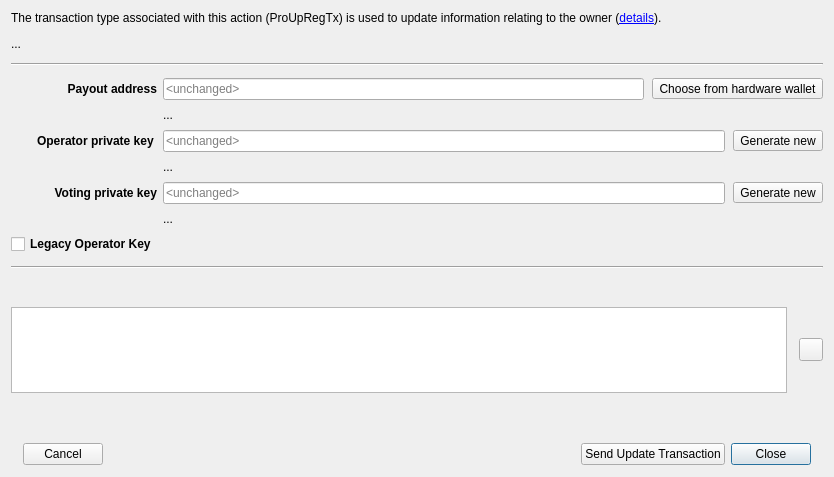
<?xml version="1.0" encoding="UTF-8"?>
<ui version="4.0">
 <class>UpdMnRegistrarDlg</class>
 <widget class="QDialog" name="UpdMnRegistrarDlg">
  <property name="geometry">
   <rect>
    <x>0</x>
    <y>0</y>
    <width>834</width>
    <height>477</height>
   </rect>
  </property>
  <property name="sizePolicy">
   <sizepolicy hsizetype="Preferred" vsizetype="Maximum">
    <horstretch>0</horstretch>
    <verstretch>0</verstretch>
   </sizepolicy>
  </property>
  <property name="windowTitle">
   <string>Update Masternode registrar</string>
  </property>
  <layout class="QVBoxLayout" name="verticalLayout">
   <property name="spacing">
    <number>12</number>
   </property>
   <property name="sizeConstraint">
    <enum>QLayout::SetMinimumSize</enum>
   </property>
   <property name="bottomMargin">
    <number>0</number>
   </property>
   <item>
    <widget class="QLabel" name="lblDescription">
     <property name="text">
      <string>The transaction type associated with this action (ProUpRegTx) is used to update information relating to the owner (&lt;a href=&quot;https://docs.dash.org/en/stable/masternodes/maintenance.html#proupregtx&quot;&gt;details&lt;/a&gt;).</string>
     </property>
     <property name="wordWrap">
      <bool>true</bool>
     </property>
     <property name="openExternalLinks">
      <bool>true</bool>
     </property>
    </widget>
   </item>
   <item>
    <widget class="QLabel" name="lblGeneralErrorMsg">
     <property name="text">
      <string>...</string>
     </property>
     <property name="wordWrap">
      <bool>true</bool>
     </property>
    </widget>
   </item>
   <item>
    <widget class="Line" name="line_2">
     <property name="orientation">
      <enum>Qt::Horizontal</enum>
     </property>
    </widget>
   </item>
   <item>
    <widget class="QStackedWidget" name="stackedWidget">
     <property name="sizePolicy">
      <sizepolicy hsizetype="Preferred" vsizetype="Maximum">
       <horstretch>0</horstretch>
       <verstretch>0</verstretch>
      </sizepolicy>
     </property>
     <property name="currentIndex">
      <number>0</number>
     </property>
     <widget class="QWidget" name="page0">
      <property name="sizePolicy">
       <sizepolicy hsizetype="Preferred" vsizetype="Minimum">
        <horstretch>0</horstretch>
        <verstretch>0</verstretch>
       </sizepolicy>
      </property>
      <layout class="QGridLayout" name="gridLayout" rowstretch="0,0,0,0,0,0,0,0">
       <property name="sizeConstraint">
        <enum>QLayout::SetMinimumSize</enum>
       </property>
       <property name="leftMargin">
        <number>0</number>
       </property>
       <property name="topMargin">
        <number>0</number>
       </property>
       <property name="rightMargin">
        <number>0</number>
       </property>
       <property name="bottomMargin">
        <number>0</number>
       </property>
       <property name="verticalSpacing">
        <number>8</number>
       </property>
       <item row="1" column="0">
        <widget class="QLabel" name="lblPayoutAddress">
         <property name="font">
          <font>
           <weight>75</weight>
           <bold>true</bold>
          </font>
         </property>
         <property name="text">
          <string>Payout address</string>
         </property>
         <property name="alignment">
          <set>Qt::AlignRight|Qt::AlignTrailing|Qt::AlignVCenter</set>
         </property>
        </widget>
       </item>
       <item row="1" column="1">
        <layout class="QHBoxLayout" name="layPayoutAddress">
         <property name="spacing">
          <number>8</number>
         </property>
         <item>
          <widget class="QLineEdit" name="edtPayoutAddress">
           <property name="placeholderText">
            <string>&lt;unchanged&gt;</string>
           </property>
           <property name="clearButtonEnabled">
            <bool>true</bool>
           </property>
          </widget>
         </item>
         <item>
          <widget class="QToolButton" name="btnChooseAddressFromWallet">
           <property name="toolTip">
            <string>Choose a Firo address for masternode rewards from your hardware wallet</string>
           </property>
           <property name="text">
            <string>Choose from hardware wallet</string>
           </property>
          </widget>
         </item>
        </layout>
       </item>
       <item row="3" column="0">
        <widget class="QLabel" name="lblOperatorKey">
         <property name="text">
          <string>&lt;b&gt;Operator private key&lt;/b&gt; </string>
         </property>
         <property name="alignment">
          <set>Qt::AlignRight|Qt::AlignTrailing|Qt::AlignVCenter</set>
         </property>
        </widget>
       </item>
       <item row="7" column="0">
        <widget class="QCheckBox" name="chbLegacyOperatorKey">
         <property name="font">
          <font>
           <weight>75</weight>
           <bold>true</bold>
          </font>
         </property>
         <property name="toolTip">
          <string>Check this for masternodes registered prior to the v19 hard fork</string>
         </property>
         <property name="text">
          <string>Legacy Operator Key</string>
         </property>
        </widget>
       </item>
       <item row="4" column="1">
        <widget class="QLabel" name="lblOperatorKeyMsg">
         <property name="text">
          <string>...</string>
         </property>
         <property name="wordWrap">
          <bool>true</bool>
         </property>
        </widget>
       </item>
       <item row="3" column="1">
        <layout class="QHBoxLayout" name="layOperatorKey">
         <property name="spacing">
          <number>8</number>
         </property>
         <item>
          <widget class="QLineEdit" name="edtOperatorKey">
           <property name="placeholderText">
            <string>&lt;unchanged&gt;</string>
           </property>
           <property name="clearButtonEnabled">
            <bool>true</bool>
           </property>
          </widget>
         </item>
         <item>
          <widget class="QToolButton" name="btnGenerateOperatorKey">
           <property name="text">
            <string>Generate new</string>
           </property>
          </widget>
         </item>
        </layout>
       </item>
       <item row="5" column="0">
        <widget class="QLabel" name="lblVotingKey">
         <property name="text">
          <string>&lt;b&gt;Voting private key&lt;/b&gt;</string>
         </property>
         <property name="alignment">
          <set>Qt::AlignRight|Qt::AlignTrailing|Qt::AlignVCenter</set>
         </property>
        </widget>
       </item>
       <item row="2" column="1">
        <widget class="QLabel" name="lblPayoutAddressMsg">
         <property name="text">
          <string>...</string>
         </property>
         <property name="wordWrap">
          <bool>true</bool>
         </property>
        </widget>
       </item>
       <item row="5" column="1">
        <layout class="QHBoxLayout" name="layVotingKey">
         <property name="spacing">
          <number>8</number>
         </property>
         <item>
          <widget class="QLineEdit" name="edtVotingKey">
           <property name="placeholderText">
            <string>&lt;unchanged&gt;</string>
           </property>
           <property name="clearButtonEnabled">
            <bool>true</bool>
           </property>
          </widget>
         </item>
         <item>
          <widget class="QToolButton" name="btnGenerateVotingKey">
           <property name="text">
            <string>Generate new</string>
           </property>
          </widget>
         </item>
        </layout>
       </item>
       <item row="6" column="1">
        <widget class="QLabel" name="lblVotingKeyMsg">
         <property name="text">
          <string>...</string>
         </property>
         <property name="wordWrap">
          <bool>true</bool>
         </property>
        </widget>
       </item>
      </layout>
     </widget>
    </widget>
   </item>
   <item>
    <widget class="Line" name="line">
     <property name="orientation">
      <enum>Qt::Horizontal</enum>
     </property>
    </widget>
   </item>
   <item>
    <widget class="QLabel" name="lblManualCommands">
     <property name="text">
      <string/>
     </property>
    </widget>
   </item>
   <item>
    <layout class="QHBoxLayout" name="horizontalLayout_2">
     <item>
      <widget class="QTextBrowser" name="edtManualCommands">
       <property name="openExternalLinks">
        <bool>true</bool>
       </property>
       <property name="openLinks">
        <bool>true</bool>
       </property>
      </widget>
     </item>
     <item>
      <widget class="QToolButton" name="btnCopyCommandText">
       <property name="toolTip">
        <string>Copy the command text for manual execution</string>
       </property>
       <property name="text">
        <string/>
       </property>
      </widget>
     </item>
    </layout>
   </item>
   <item>
    <widget class="QLabel" name="lblMessage">
     <property name="text">
      <string/>
     </property>
     <property name="wordWrap">
      <bool>true</bool>
     </property>
     <property name="openExternalLinks">
      <bool>true</bool>
     </property>
    </widget>
   </item>
   <item>
    <widget class="QFrame" name="frame">
     <property name="frameShape">
      <enum>QFrame::NoFrame</enum>
     </property>
     <property name="frameShadow">
      <enum>QFrame::Raised</enum>
     </property>
     <layout class="QHBoxLayout" name="horizontalLayout">
      <property name="leftMargin">
       <number>12</number>
      </property>
      <property name="topMargin">
       <number>12</number>
      </property>
      <property name="rightMargin">
       <number>12</number>
      </property>
      <property name="bottomMargin">
       <number>12</number>
      </property>
      <item>
       <widget class="QPushButton" name="btnCancel">
        <property name="text">
         <string>Cancel</string>
        </property>
        <property name="autoDefault">
         <bool>false</bool>
        </property>
       </widget>
      </item>
      <item>
       <widget class="QLabel" name="lblDocumentation">
        <property name="text">
         <string/>
        </property>
        <property name="openExternalLinks">
         <bool>true</bool>
        </property>
       </widget>
      </item>
      <item>
       <spacer name="horizontalSpacer_2">
        <property name="orientation">
         <enum>Qt::Horizontal</enum>
        </property>
        <property name="sizeHint" stdset="0">
         <size>
          <width>40</width>
          <height>20</height>
         </size>
        </property>
       </spacer>
      </item>
      <item>
       <widget class="QPushButton" name="btnSendUpdateTx">
        <property name="text">
         <string>Send Update Transaction</string>
        </property>
        <property name="autoDefault">
         <bool>false</bool>
        </property>
       </widget>
      </item>
      <item>
       <widget class="QPushButton" name="btnClose">
        <property name="text">
         <string>Close</string>
        </property>
       </widget>
      </item>
     </layout>
    </widget>
   </item>
  </layout>
 </widget>
 <tabstops>
  <tabstop>edtPayoutAddress</tabstop>
  <tabstop>edtOperatorKey</tabstop>
  <tabstop>btnGenerateOperatorKey</tabstop>
  <tabstop>edtVotingKey</tabstop>
  <tabstop>btnGenerateVotingKey</tabstop>
  <tabstop>btnSendUpdateTx</tabstop>
  <tabstop>btnCancel</tabstop>
 </tabstops>
 <resources/>
 <connections/>
</ui>
